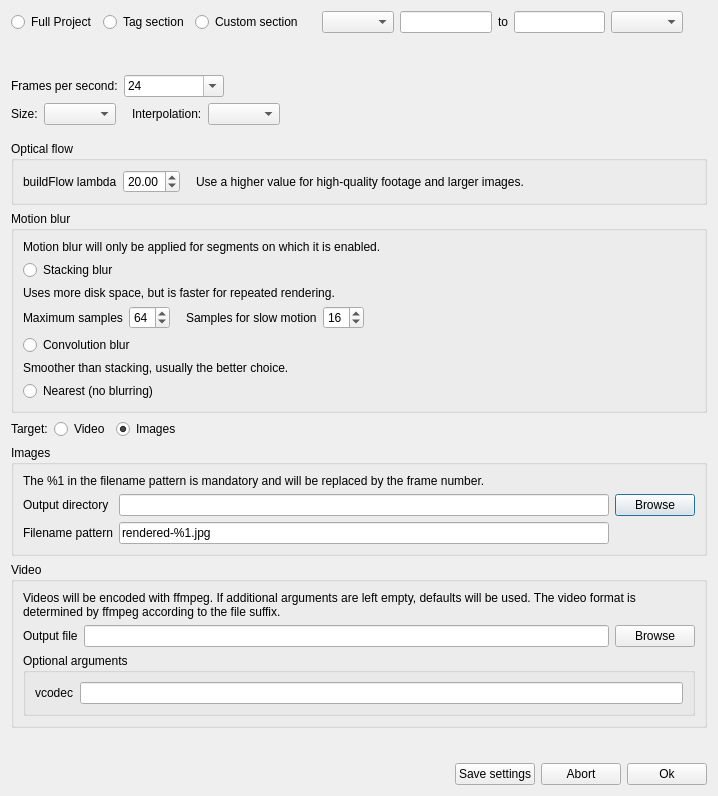
<?xml version="1.0" encoding="UTF-8"?>
<ui version="4.0">
 <class>RenderingDialog</class>
 <widget class="QDialog" name="RenderingDialog">
  <property name="geometry">
   <rect>
    <x>0</x>
    <y>0</y>
    <width>718</width>
    <height>796</height>
   </rect>
  </property>
  <property name="windowTitle">
   <string>Rendering settings</string>
  </property>
  <layout class="QVBoxLayout" name="verticalLayout_2">
   <item>
    <layout class="QHBoxLayout" name="horizontalLayout">
     <item>
      <widget class="QRadioButton" name="radioFullProject">
       <property name="text">
        <string>Full Project</string>
       </property>
       <property name="checked">
        <bool>true</bool>
       </property>
      </widget>
     </item>
     <item>
      <widget class="QRadioButton" name="radioTagSection">
       <property name="text">
        <string>Tag section</string>
       </property>
      </widget>
     </item>
     <item>
      <widget class="QRadioButton" name="radioSection">
       <property name="text">
        <string>Custom section</string>
       </property>
      </widget>
     </item>
     <item>
      <spacer name="horizontalSpacer_5">
       <property name="orientation">
        <enum>Qt::Horizontal</enum>
       </property>
       <property name="sizeType">
        <enum>QSizePolicy::Fixed</enum>
       </property>
       <property name="sizeHint" stdset="0">
        <size>
         <width>13</width>
         <height>20</height>
        </size>
       </property>
      </spacer>
     </item>
     <item>
      <widget class="QComboBox" name="cbStartTag"/>
     </item>
     <item>
      <widget class="QLineEdit" name="timeStart">
       <property name="sizePolicy">
        <sizepolicy hsizetype="Preferred" vsizetype="Fixed">
         <horstretch>0</horstretch>
         <verstretch>0</verstretch>
        </sizepolicy>
       </property>
       <property name="baseSize">
        <size>
         <width>100</width>
         <height>0</height>
        </size>
       </property>
       <property name="maxLength">
        <number>16</number>
       </property>
       <property name="placeholderText">
        <string/>
       </property>
      </widget>
     </item>
     <item>
      <widget class="QLabel" name="lblcTo">
       <property name="text">
        <string>to</string>
       </property>
      </widget>
     </item>
     <item>
      <widget class="QLineEdit" name="timeEnd">
       <property name="sizePolicy">
        <sizepolicy hsizetype="Preferred" vsizetype="Fixed">
         <horstretch>0</horstretch>
         <verstretch>0</verstretch>
        </sizepolicy>
       </property>
       <property name="baseSize">
        <size>
         <width>100</width>
         <height>0</height>
        </size>
       </property>
       <property name="maxLength">
        <number>16</number>
       </property>
      </widget>
     </item>
     <item>
      <widget class="QComboBox" name="cbEndTag"/>
     </item>
     <item>
      <spacer name="horizontalSpacer_2">
       <property name="orientation">
        <enum>Qt::Horizontal</enum>
       </property>
       <property name="sizeHint" stdset="0">
        <size>
         <width>40</width>
         <height>20</height>
        </size>
       </property>
      </spacer>
     </item>
    </layout>
   </item>
   <item>
    <layout class="QHBoxLayout" name="horizontalLayout_8">
     <item>
      <spacer name="horizontalSpacer_11">
       <property name="orientation">
        <enum>Qt::Horizontal</enum>
       </property>
       <property name="sizeType">
        <enum>QSizePolicy::Fixed</enum>
       </property>
       <property name="sizeHint" stdset="0">
        <size>
         <width>30</width>
         <height>20</height>
        </size>
       </property>
      </spacer>
     </item>
     <item>
      <widget class="QLabel" name="sectionMessage">
       <property name="text">
        <string/>
       </property>
       <property name="wordWrap">
        <bool>true</bool>
       </property>
      </widget>
     </item>
    </layout>
   </item>
   <item>
    <spacer name="verticalSpacer_2">
     <property name="orientation">
      <enum>Qt::Vertical</enum>
     </property>
     <property name="sizeType">
      <enum>QSizePolicy::Fixed</enum>
     </property>
     <property name="sizeHint" stdset="0">
      <size>
       <width>20</width>
       <height>10</height>
      </size>
     </property>
    </spacer>
   </item>
   <item>
    <layout class="QHBoxLayout" name="horizontalLayout_5">
     <item>
      <widget class="QLabel" name="label_2">
       <property name="text">
        <string>Frames per second:</string>
       </property>
      </widget>
     </item>
     <item>
      <widget class="QComboBox" name="cbFps">
       <property name="sizePolicy">
        <sizepolicy hsizetype="Preferred" vsizetype="Fixed">
         <horstretch>0</horstretch>
         <verstretch>0</verstretch>
        </sizepolicy>
       </property>
       <property name="minimumSize">
        <size>
         <width>100</width>
         <height>0</height>
        </size>
       </property>
       <property name="baseSize">
        <size>
         <width>100</width>
         <height>0</height>
        </size>
       </property>
       <property name="editable">
        <bool>true</bool>
       </property>
       <property name="currentIndex">
        <number>1</number>
       </property>
       <item>
        <property name="text">
         <string>23.976</string>
        </property>
       </item>
       <item>
        <property name="text">
         <string>24</string>
        </property>
       </item>
       <item>
        <property name="text">
         <string>25</string>
        </property>
       </item>
       <item>
        <property name="text">
         <string>29.976</string>
        </property>
       </item>
       <item>
        <property name="text">
         <string>30</string>
        </property>
       </item>
       <item>
        <property name="text">
         <string>50</string>
        </property>
       </item>
       <item>
        <property name="text">
         <string>60</string>
        </property>
       </item>
       <item>
        <property name="text">
         <string>72</string>
        </property>
       </item>
      </widget>
     </item>
     <item>
      <spacer name="horizontalSpacer_4">
       <property name="orientation">
        <enum>Qt::Horizontal</enum>
       </property>
       <property name="sizeHint" stdset="0">
        <size>
         <width>40</width>
         <height>20</height>
        </size>
       </property>
      </spacer>
     </item>
    </layout>
   </item>
   <item>
    <layout class="QHBoxLayout" name="horizontalLayout_6">
     <item>
      <widget class="QLabel" name="label_3">
       <property name="text">
        <string>Size:</string>
       </property>
      </widget>
     </item>
     <item>
      <widget class="QComboBox" name="cbSize"/>
     </item>
     <item>
      <spacer name="horizontalSpacer_7">
       <property name="orientation">
        <enum>Qt::Horizontal</enum>
       </property>
       <property name="sizeType">
        <enum>QSizePolicy::Minimum</enum>
       </property>
       <property name="sizeHint" stdset="0">
        <size>
         <width>10</width>
         <height>20</height>
        </size>
       </property>
      </spacer>
     </item>
     <item>
      <widget class="QLabel" name="label_4">
       <property name="text">
        <string>Interpolation:</string>
       </property>
      </widget>
     </item>
     <item>
      <widget class="QComboBox" name="cbInterpolation"/>
     </item>
     <item>
      <spacer name="horizontalSpacer_6">
       <property name="orientation">
        <enum>Qt::Horizontal</enum>
       </property>
       <property name="sizeHint" stdset="0">
        <size>
         <width>40</width>
         <height>20</height>
        </size>
       </property>
      </spacer>
     </item>
    </layout>
   </item>
   <item>
    <spacer name="verticalSpacer_3">
     <property name="orientation">
      <enum>Qt::Vertical</enum>
     </property>
     <property name="sizeType">
      <enum>QSizePolicy::Fixed</enum>
     </property>
     <property name="sizeHint" stdset="0">
      <size>
       <width>20</width>
       <height>10</height>
      </size>
     </property>
    </spacer>
   </item>
   <item>
    <widget class="QGroupBox" name="groupBox_3">
     <property name="title">
      <string>Optical flow</string>
     </property>
     <layout class="QVBoxLayout" name="verticalLayout_6">
      <item>
       <layout class="QHBoxLayout" name="horizontalLayout_7">
        <item>
         <widget class="QLabel" name="label_12">
          <property name="text">
           <string>buildFlow lambda</string>
          </property>
         </widget>
        </item>
        <item>
         <widget class="QDoubleSpinBox" name="lambda">
          <property name="locale">
           <locale language="English" country="UnitedStates"/>
          </property>
          <property name="minimum">
           <double>5.000000000000000</double>
          </property>
          <property name="maximum">
           <double>50.000000000000000</double>
          </property>
          <property name="singleStep">
           <double>1.000000000000000</double>
          </property>
          <property name="value">
           <double>20.000000000000000</double>
          </property>
         </widget>
        </item>
        <item>
         <spacer name="horizontalSpacer_10">
          <property name="orientation">
           <enum>Qt::Horizontal</enum>
          </property>
          <property name="sizeType">
           <enum>QSizePolicy::Fixed</enum>
          </property>
          <property name="sizeHint" stdset="0">
           <size>
            <width>10</width>
            <height>20</height>
           </size>
          </property>
         </spacer>
        </item>
        <item>
         <widget class="QLabel" name="label_11">
          <property name="sizePolicy">
           <sizepolicy hsizetype="Expanding" vsizetype="Preferred">
            <horstretch>0</horstretch>
            <verstretch>0</verstretch>
           </sizepolicy>
          </property>
          <property name="text">
           <string>Use a higher value for high-quality footage and larger images.</string>
          </property>
          <property name="wordWrap">
           <bool>true</bool>
          </property>
         </widget>
        </item>
       </layout>
      </item>
     </layout>
    </widget>
   </item>
   <item>
    <widget class="QGroupBox" name="groupBox_2">
     <property name="title">
      <string>Motion blur</string>
     </property>
     <layout class="QVBoxLayout" name="verticalLayout_5">
      <item>
       <widget class="QLabel" name="label_9">
        <property name="text">
         <string>Motion blur will only be applied for segments on which it is enabled.</string>
        </property>
        <property name="wordWrap">
         <bool>true</bool>
        </property>
       </widget>
      </item>
      <item>
       <widget class="QRadioButton" name="radioBlurStacking">
        <property name="text">
         <string>Stacking blur</string>
        </property>
       </widget>
      </item>
      <item>
       <widget class="QLabel" name="label_13">
        <property name="text">
         <string>Uses more disk space, but is faster for repeated rendering.</string>
        </property>
       </widget>
      </item>
      <item>
       <layout class="QHBoxLayout" name="horizontalLayout_2">
        <item>
         <widget class="QLabel" name="label_6">
          <property name="text">
           <string>Maximum samples</string>
          </property>
         </widget>
        </item>
        <item>
         <widget class="QSpinBox" name="maxSamples">
          <property name="minimum">
           <number>1</number>
          </property>
          <property name="value">
           <number>64</number>
          </property>
         </widget>
        </item>
        <item>
         <spacer name="horizontalSpacer_9">
          <property name="orientation">
           <enum>Qt::Horizontal</enum>
          </property>
          <property name="sizeType">
           <enum>QSizePolicy::Fixed</enum>
          </property>
          <property name="sizeHint" stdset="0">
           <size>
            <width>10</width>
            <height>20</height>
           </size>
          </property>
         </spacer>
        </item>
        <item>
         <widget class="QLabel" name="label_8">
          <property name="text">
           <string>Samples for slow motion</string>
          </property>
         </widget>
        </item>
        <item>
         <widget class="QSpinBox" name="slowmoSamples">
          <property name="minimum">
           <number>1</number>
          </property>
          <property name="value">
           <number>16</number>
          </property>
         </widget>
        </item>
        <item>
         <spacer name="horizontalSpacer_8">
          <property name="orientation">
           <enum>Qt::Horizontal</enum>
          </property>
          <property name="sizeHint" stdset="0">
           <size>
            <width>40</width>
            <height>20</height>
           </size>
          </property>
         </spacer>
        </item>
       </layout>
      </item>
      <item>
       <widget class="QRadioButton" name="radioBlurConvolution">
        <property name="text">
         <string>Convolution blur</string>
        </property>
       </widget>
      </item>
      <item>
       <widget class="QLabel" name="label_14">
        <property name="text">
         <string>Smoother than stacking, usually the better choice.</string>
        </property>
       </widget>
      </item>
      <item>
       <widget class="QRadioButton" name="radioBlurNearest">
        <property name="text">
         <string>Nearest (no blurring)</string>
        </property>
       </widget>
      </item>
     </layout>
    </widget>
   </item>
   <item>
    <layout class="QHBoxLayout" name="horizontalLayout_3">
     <item>
      <widget class="QLabel" name="label">
       <property name="text">
        <string>Target:</string>
       </property>
      </widget>
     </item>
     <item>
      <widget class="QRadioButton" name="radioVideo">
       <property name="enabled">
        <bool>true</bool>
       </property>
       <property name="text">
        <string>Video</string>
       </property>
      </widget>
     </item>
     <item>
      <widget class="QRadioButton" name="radioImages">
       <property name="text">
        <string>Images</string>
       </property>
       <property name="checked">
        <bool>true</bool>
       </property>
      </widget>
     </item>
     <item>
      <spacer name="horizontalSpacer_3">
       <property name="orientation">
        <enum>Qt::Horizontal</enum>
       </property>
       <property name="sizeHint" stdset="0">
        <size>
         <width>40</width>
         <height>20</height>
        </size>
       </property>
      </spacer>
     </item>
    </layout>
   </item>
   <item>
    <widget class="QGroupBox" name="groupImages">
     <property name="title">
      <string>Images</string>
     </property>
     <layout class="QVBoxLayout" name="verticalLayout">
      <item>
       <widget class="QLabel" name="label_10">
        <property name="text">
         <string>The %1 in the filename pattern is mandatory and will be replaced by the frame number.</string>
        </property>
       </widget>
      </item>
      <item>
       <layout class="QGridLayout" name="gridLayout">
        <item row="0" column="0">
         <widget class="QLabel" name="lblcOutputDir">
          <property name="text">
           <string>Output directory</string>
          </property>
         </widget>
        </item>
        <item row="0" column="1">
         <widget class="QLineEdit" name="imagesOutputDir"/>
        </item>
        <item row="0" column="2">
         <widget class="QPushButton" name="bImagesBrowseDir">
          <property name="text">
           <string>Browse</string>
          </property>
         </widget>
        </item>
        <item row="1" column="0">
         <widget class="QLabel" name="lblcFilenamePattern">
          <property name="text">
           <string>Filename pattern</string>
          </property>
         </widget>
        </item>
        <item row="1" column="1">
         <widget class="QLineEdit" name="imagesFilenamePattern">
          <property name="toolTip">
           <string extracomment="%1 for the frame number (required!)"/>
          </property>
          <property name="text">
           <string>rendered-%1.jpg</string>
          </property>
         </widget>
        </item>
       </layout>
      </item>
     </layout>
    </widget>
   </item>
   <item>
    <widget class="QGroupBox" name="groupVideo">
     <property name="sizePolicy">
      <sizepolicy hsizetype="Preferred" vsizetype="Minimum">
       <horstretch>0</horstretch>
       <verstretch>0</verstretch>
      </sizepolicy>
     </property>
     <property name="title">
      <string>Video</string>
     </property>
     <layout class="QVBoxLayout" name="verticalLayout_3">
      <item>
       <widget class="QLabel" name="label_7">
        <property name="text">
         <string>Videos will be encoded with ffmpeg. If additional arguments are left empty, defaults will be used. The video format is determined by ffmpeg according to the file suffix.</string>
        </property>
        <property name="wordWrap">
         <bool>true</bool>
        </property>
       </widget>
      </item>
      <item>
       <layout class="QGridLayout" name="gridLayout_2">
        <item row="0" column="0">
         <widget class="QLabel" name="lblcOutputFile">
          <property name="text">
           <string>Output file</string>
          </property>
         </widget>
        </item>
        <item row="0" column="1">
         <widget class="QLineEdit" name="videoOutputFile"/>
        </item>
        <item row="0" column="2">
         <widget class="QPushButton" name="bBrowseVideoOutputFile">
          <property name="text">
           <string>Browse</string>
          </property>
         </widget>
        </item>
        <item row="1" column="0" colspan="3">
         <widget class="QGroupBox" name="groupBox">
          <property name="title">
           <string>Optional arguments</string>
          </property>
          <layout class="QVBoxLayout" name="verticalLayout_4">
           <item>
            <layout class="QGridLayout" name="gridLayout_3">
             <item row="0" column="0">
              <widget class="QLabel" name="label_5">
               <property name="text">
                <string>vcodec</string>
               </property>
              </widget>
             </item>
             <item row="0" column="1">
              <widget class="QLineEdit" name="vcodec"/>
             </item>
            </layout>
           </item>
          </layout>
         </widget>
        </item>
       </layout>
      </item>
     </layout>
    </widget>
   </item>
   <item>
    <spacer name="verticalSpacer">
     <property name="orientation">
      <enum>Qt::Vertical</enum>
     </property>
     <property name="sizeHint" stdset="0">
      <size>
       <width>20</width>
       <height>40</height>
      </size>
     </property>
    </spacer>
   </item>
   <item>
    <layout class="QHBoxLayout" name="horizontalLayout_4">
     <item>
      <spacer name="horizontalSpacer">
       <property name="orientation">
        <enum>Qt::Horizontal</enum>
       </property>
       <property name="sizeHint" stdset="0">
        <size>
         <width>40</width>
         <height>20</height>
        </size>
       </property>
      </spacer>
     </item>
     <item>
      <widget class="QPushButton" name="bSave">
       <property name="text">
        <string>Save settings</string>
       </property>
      </widget>
     </item>
     <item>
      <widget class="QPushButton" name="bAbort">
       <property name="text">
        <string>Abort</string>
       </property>
      </widget>
     </item>
     <item>
      <widget class="QPushButton" name="bOk">
       <property name="text">
        <string>Ok</string>
       </property>
      </widget>
     </item>
    </layout>
   </item>
  </layout>
 </widget>
 <tabstops>
  <tabstop>radioFullProject</tabstop>
  <tabstop>cbFps</tabstop>
  <tabstop>cbSize</tabstop>
  <tabstop>cbInterpolation</tabstop>
  <tabstop>radioVideo</tabstop>
  <tabstop>radioImages</tabstop>
  <tabstop>imagesOutputDir</tabstop>
  <tabstop>bImagesBrowseDir</tabstop>
  <tabstop>imagesFilenamePattern</tabstop>
  <tabstop>videoOutputFile</tabstop>
  <tabstop>bBrowseVideoOutputFile</tabstop>
  <tabstop>vcodec</tabstop>
  <tabstop>bAbort</tabstop>
  <tabstop>bOk</tabstop>
 </tabstops>
 <resources/>
 <connections/>
</ui>
